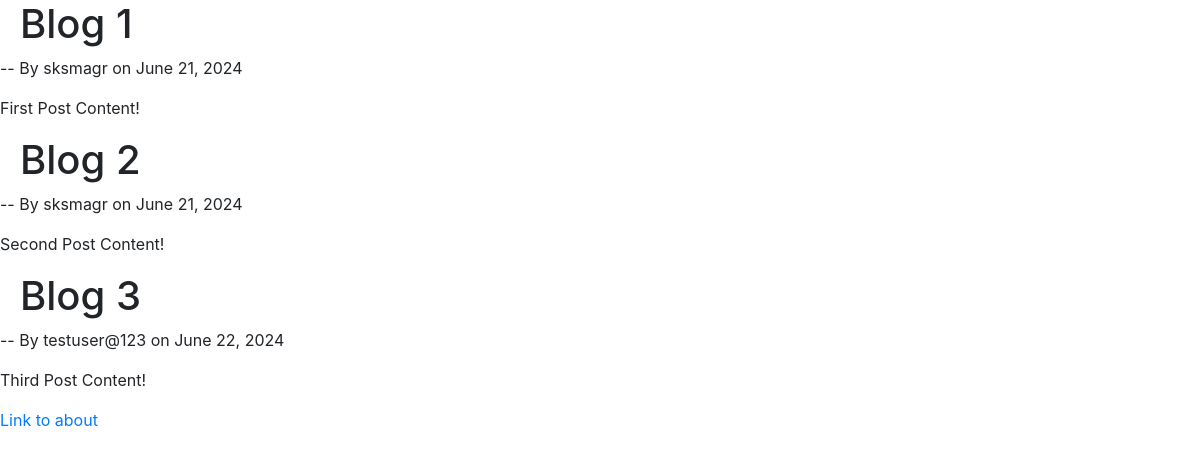
The page / on the database its author committed.
### myapp/models.py (models this page shows, shortened)
class Post(models.Model):
    title = models.CharField(max_length=100)
    content = models.TextField()
    date_posted = models.DateTimeField(default=timezone.now)
    author = models.ForeignKey(User, on_delete=models.CASCADE)

### myapp/views.py (the view)
# urls.py: 2. Add a URL to urlpatterns:  path('', views.home, name='home')
def home(request):
    context = {
        'posts': Post.objects.all()
    }
    return render(request, 'myapp/home.html', context)

### myapp/templates/myapp/home.html
{% extends "myapp/base.html" %}
{% block content %}
{% for post in posts %}
    <h1>{{ post.title }}</h1>
    <p>-- By {{ post.author }} on {{ post.date_posted|date:"F d, Y" }}</p>
    <p>{{ post.content }}</p>
{% endfor %}
<a href="{% url 'my-about' %}">Link to about</a>
{% endblock content %}

### myapp/templates/myapp/base.html (shortened to what this page needs)
{% load static %}
<!DOCTYPE html>
<html>
    <head>
    <link rel="stylesheet" type="text/css" href="{% static 'myapp/main.css' %}">
    <link rel="stylesheet" href="https://stackpath.bootstrapcdn.com/bootstrap/4.5.2/css/bootstrap.min.css">
    </head>
    <body>
        <div>
          {% block content %}{% endblock %}
        </div>
    </body>
</html>

### myapp/static/myapp/main.css (style rules this page uses)
body { background-color: rgb(234, 228, 156); }
* { margin: 0; padding: 0; }
h1 { margin: 20px; }
a { color: red; }

### rows shown on the page
Post: title "Blog 1", author "sksmagr", date_posted "June 21, 2024", content "First Post Content!"
Post: title "Blog 2", author "sksmagr", date_posted "June 21, 2024", content "Second Post Content!"
Post: title "Blog 3", author "testuser@123", date_posted "June 22, 2024", content "Third Post Content!"
